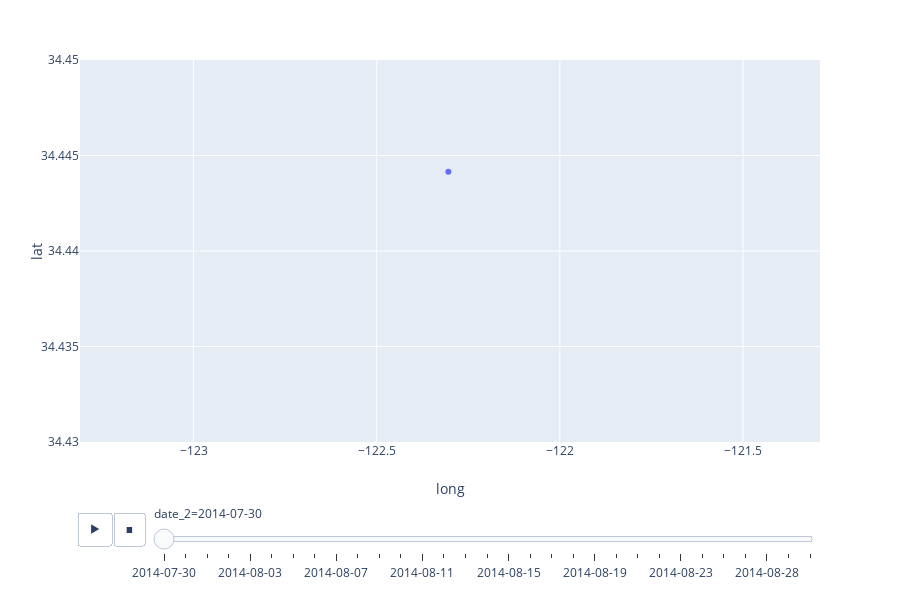

The notebook cell this image was saved under:
### Code cell
px.scatter(Napa_1, x='long', y='lat', range_x=[-123.31, -121.29],\
           range_y=[34.43, 34.45], animation_frame='date_2')

### Figure 1 — Plotly figure (JSON) as saved in the notebook; plotly's stock layout.template omitted (floating-point values rounded to 4 significant figures)
{"data": [{"hoverlabel": {"namelength": 0}, "hovertemplate": "date_2=2014-07-30<br>long=%{x}<br>lat=%{y}", "legendgroup": "", "marker": {"color": "#636efa", "symbol": "circle"}, "mode": "markers", "name": "", "showlegend": false, "type": "scatter", "uid": "aab9434a-f3c7-4e56-aa02-69460667d054", "x": [-122.3], "xaxis": "x", "y": [34.44], "yaxis": "y"}], "layout": {"grid": {"xaxes": ["x"], "xgap": 0.1, "xside": "bottom", "yaxes": ["y"], "ygap": 0.1, "yside": "left"}, "height": 600, "legend": {"tracegroupgap": 0}, "margin": {"t": 60}, "sliders": [{"active": 0, "currentvalue": {"prefix": "date_2="}, "len": 0.9, "pad": {"b": 10, "t": 60}, "steps": [{"args": [["2014-07-30"], {"frame": {"duration": 0, "redraw": false}, "fromcurrent": true, "mode": "immediate", "transition": {"duration": 0, "easing": "linear"}}], "label": "2014-07-30", "method": "animate"}, {"args": [["2014-07-31"], {"frame": {"duration": 0, "redraw": false}, "fromcurrent": true, "mode": "immediate", "transition": {"duration": 0, "easing": "linear"}}], "label": "2014-07-31", "method": "animate"}, {"args": [["2014-08-01"], {"frame": {"duration": 0, "redraw": false}, "fromcurrent": true, "mode": "immediate", "transition": {"duration": 0, "easing": "linear"}}], "label": "2014-08-01", "method": "animate"}, {"args": [["2014-08-02"], {"frame": {"duration": 0, "redraw": false}, "fromcurrent": true, "mode": "immediate", "transition": {"duration": 0, "easing": "linear"}}], "label": "2014-08-02", "method": "animate"}, {"args": [["2014-08-03"], {"frame": {"duration": 0, "redraw": false}, "fromcurrent": true, "mode": "immediate", "transition": {"duration": 0, "easing": "linear"}}], "label": "2014-08-03", "method": "animate"}, {"args": [["2014-08-04"], {"frame": {"duration": 0, "redraw": false}, "fromcurrent": true, "mode": "immediate", "transition": {"duration": 0, "easing": "linear"}}], "label": "2014-08-04", "method": "animate"}, {"args": [["2014-08-05"], {"frame": {"duration": 0, "redraw": false}, "fromcurrent": true, "mode": "immediate", "transition": {"duration": 0, "easing": "linear"}}], "label": "2014-08-05", "method": "animate"}, {"args": [["2014-08-06"], {"frame": {"duration": 0, "redraw": false}, "fromcurrent": true, "mode": "immediate", "transition": {"duration": 0, "easing": "linear"}}], "label": "2014-08-06", "method": "animate"}, {"args": [["2014-08-07"], {"frame": {"duration": 0, "redraw": false}, "fromcurrent": true, "mode": "immediate", "transition": {"duration": 0, "easing": "linear"}}], "label": "2014-08-07", "method": "animate"}, {"args": [["2014-08-08"], {"frame": {"duration": 0, "redraw": false}, "fromcurrent": true, "mode": "immediate", "transition": {"duration": 0, "easing": "linear"}}], "label": "2014-08-08", "method": "animate"}, {"args": [["2014-08-09"], {"frame": {"duration": 0, "redraw": false}, "fromcurrent": true, "mode": "immediate", "transition": {"duration": 0, "easing": "linear"}}], "label": "2014-08-09", "method": "animate"}, {"args": [["2014-08-10"], {"frame": {"duration": 0, "redraw": false}, "fromcurrent": true, "mode": "immediate", "transition": {"duration": 0, "easing": "linear"}}], "label": "2014-08-10", "method": "animate"}, {"args": [["2014-08-11"], {"frame": {"duration": 0, "redraw": false}, "fromcurrent": true, "mode": "immediate", "transition": {"duration": 0, "easing": "linear"}}], "label": "2014-08-11", "method": "animate"}, {"args": [["2014-08-12"], {"frame": {"duration": 0, "redraw": false}, "fromcurrent": true, "mode": "immediate", "transition": {"duration": 0, "easing": "linear"}}], "label": "2014-08-12", "method": "animate"}, {"args": [["2014-08-13"], {"frame": {"duration": 0, "redraw": false}, "fromcurrent": true, "mode": "immediate", "transition": {"duration": 0, "easing": "linear"}}], "label": "2014-08-13", "method": "animate"}, {"args": [["2014-08-14"], {"frame": {"duration": 0, "redraw": false}, "fromcurrent": true, "mode": "immediate", "transition": {"duration": 0, "easing": "linear"}}], "label": "2014-08-14", "method": "animate"}, {"args": [["2014-08-15"], {"frame": {"duration": 0, "redraw": false}, "fromcurrent": true, "mode": "immediate", "transition": {"duration": 0, "easing": "linear"}}], "label": "2014-08-15", "method": "animate"}, {"args": [["2014-08-16"], {"frame": {"duration": 0, "redraw": false}, "fromcurrent": true, "mode": "immediate", "transition": {"duration": 0, "easing": "linear"}}], "label": "2014-08-16", "method": "animate"}, {"args": [["2014-08-17"], {"frame": {"duration": 0, "redraw": false}, "fromcurrent": true, "mode": "immediate", "transition": {"duration": 0, "easing": "linear"}}], "label": "2014-08-17", "method": "animate"}, {"args": [["2014-08-18"], {"frame": {"duration": 0, "redraw": false}, "fromcurrent": true, "mode": "immediate", "transition": {"duration": 0, "easing": "linear"}}], "label": "2014-08-18", "method": "animate"}, {"args": [["2014-08-19"], {"frame": {"duration": 0, "redraw": false}, "fromcurrent": true, "mode": "immediate", "transition": {"duration": 0, "easing": "linear"}}], "label": "2014-08-19", "method": "animate"}, {"args": [["2014-08-20"], {"frame": {"duration": 0, "redraw": false}, "fromcurrent": true, "mode": "immediate", "transition": {"duration": 0, "easing": "linear"}}], "label": "2014-08-20", "method": "animate"}, {"args": [["2014-08-21"], {"frame": {"duration": 0, "redraw": false}, "fromcurrent": true, "mode": "immediate", "transition": {"duration": 0, "easing": "linear"}}], "label": "2014-08-21", "method": "animate"}, {"args": [["2014-08-22"], {"frame": {"duration": 0, "redraw": false}, "fromcurrent": true, "mode": "immediate", "transition": {"duration": 0, "easing": "linear"}}], "label": "2014-08-22", "method": "animate"}, {"args": [["2014-08-23"], {"frame": {"duration": 0, "redraw": false}, "fromcurrent": true, "mode": "immediate", "transition": {"duration": 0, "easing": "linear"}}], "label": "2014-08-23", "method": "animate"}, {"args": [["2014-08-25"], {"frame": {"duration": 0, "redraw": false}, "fromcurrent": true, "mode": "immediate", "transition": {"duration": 0, "easing": "linear"}}], "label": "2014-08-25", "method": "animate"}, {"args": [["2014-08-26"], {"frame": {"duration": 0, "redraw": false}, "fromcurrent": true, "mode": "immediate", "transition": {"duration": 0, "easing": "linear"}}], "label": "2014-08-26", "method": "animate"}, {"args": [["2014-08-27"], {"frame": {"duration": 0, "redraw": false}, "fromcurrent": true, "mode": "immediate", "transition": {"duration": 0, "easing": "linear"}}], "label": "2014-08-27", "method": "animate"}, {"args": [["2014-08-28"], {"frame": {"duration": 0, "redraw": false}, "fromcurrent": true, "mode": "immediate", "transition": {"duration": 0, "easing": "linear"}}], "label": "2014-08-28", "method": "animate"}, {"args": [["2014-08-29"], {"frame": {"duration": 0, "redraw": false}, "fromcurrent": true, "mode": "immediate", "transition": {"duration": 0, "easing": "linear"}}], "label": "2014-08-29", "method": "animate"}, {"args": [["2014-08-24"], {"frame": {"duration": 0, "redraw": false}, "fromcurrent": true, "mode": "immediate", "transition": {"duration": 0, "easing": "linear"}}], "label": "2014-08-24", "method": "animate"}], "x": 0.1, "xanchor": "left", "y": 0, "yanchor": "top"}], "updatemenus": [{"buttons": [{"args": [null, {"frame": {"duration": 500, "redraw": false}, "fromcurrent": true, "mode": "immediate", "transition": {"duration": 500, "easing": "linear"}}], "label": "&#9654;", "method": "animate"}, {"args": [[null], {"frame": {"duration": 0, "redraw": false}, "fromcurrent": true, "mode": "immediate", "transition": {"duration": 0, "easing": "linear"}}], "label": "&#9724;", "method": "animate"}], "direction": "left", "pad": {"r": 10, "t": 70}, "showactive": false, "type": "buttons", "x": 0.1, "xanchor": "right", "y": 0, "yanchor": "top"}], "xaxis": {"range": [-123.3, -121.3], "title": {"text": "long"}}, "yaxis": {"range": [34.43, 34.45], "title": {"text": "lat"}}}}
